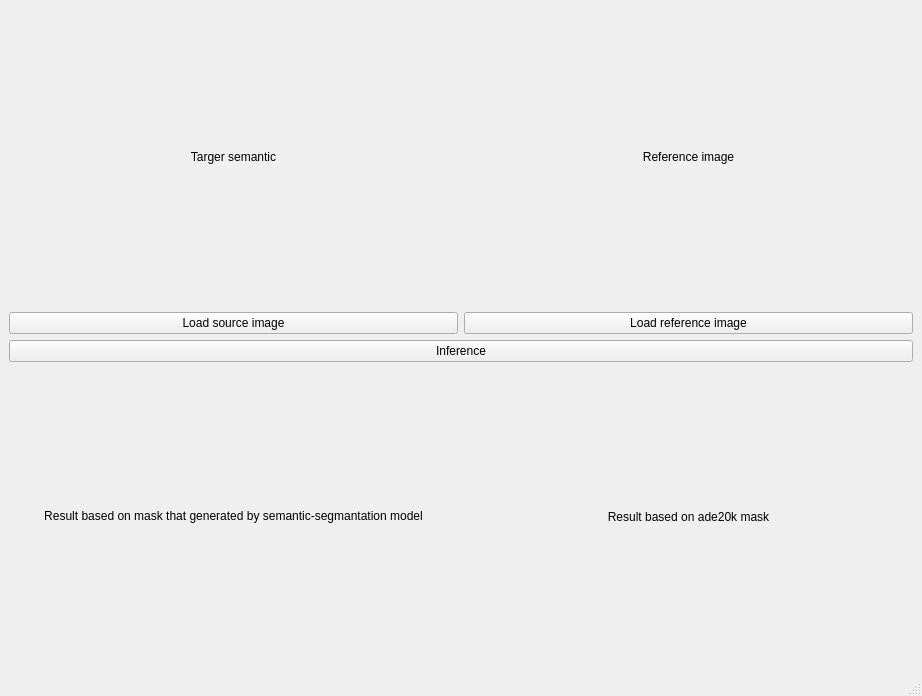
<?xml version="1.0" encoding="UTF-8"?>
<ui version="4.0">
 <class>MainWindow</class>
 <widget class="QMainWindow" name="MainWindow">
  <property name="geometry">
   <rect>
    <x>0</x>
    <y>0</y>
    <width>922</width>
    <height>696</height>
   </rect>
  </property>
  <property name="windowTitle">
   <string>CoCosNet Demo</string>
  </property>
  <widget class="QWidget" name="centralwidget">
   <layout class="QGridLayout" name="gridLayout">
    <item row="0" column="1">
     <widget class="QLabel" name="label_2">
      <property name="text">
       <string>&lt;html&gt;&lt;head/&gt;&lt;body&gt;&lt;p&gt;Reference image&lt;/p&gt;&lt;/body&gt;&lt;/html&gt;</string>
      </property>
      <property name="alignment">
       <set>Qt::AlignCenter</set>
      </property>
     </widget>
    </item>
    <item row="1" column="0">
     <widget class="QPushButton" name="pushButton">
      <property name="text">
       <string>Load source image</string>
      </property>
     </widget>
    </item>
    <item row="1" column="1">
     <widget class="QPushButton" name="pushButton_2">
      <property name="text">
       <string>Load reference image</string>
      </property>
     </widget>
    </item>
    <item row="0" column="0">
     <widget class="QLabel" name="label">
      <property name="text">
       <string>&lt;html&gt;&lt;head/&gt;&lt;body&gt;&lt;p&gt;Targer semantic&lt;/p&gt;&lt;/body&gt;&lt;/html&gt;</string>
      </property>
      <property name="alignment">
       <set>Qt::AlignCenter</set>
      </property>
      <property name="wordWrap">
       <bool>true</bool>
      </property>
     </widget>
    </item>
    <item row="3" column="0">
     <widget class="QLabel" name="label_3">
      <property name="text">
       <string>&lt;html&gt;&lt;head/&gt;&lt;body&gt;&lt;p&gt;Result based on mask that generated by semantic-segmantation model&lt;/p&gt;&lt;/body&gt;&lt;/html&gt;</string>
      </property>
      <property name="scaledContents">
       <bool>false</bool>
      </property>
      <property name="alignment">
       <set>Qt::AlignCenter</set>
      </property>
      <property name="wordWrap">
       <bool>true</bool>
      </property>
     </widget>
    </item>
    <item row="2" column="0" colspan="2">
     <widget class="QPushButton" name="pushButton_3">
      <property name="text">
       <string>Inference</string>
      </property>
     </widget>
    </item>
    <item row="3" column="1">
     <widget class="QLabel" name="label_4">
      <property name="text">
       <string>Result based on ade20k mask</string>
      </property>
      <property name="alignment">
       <set>Qt::AlignCenter</set>
      </property>
     </widget>
    </item>
   </layout>
  </widget>
  <widget class="QMenuBar" name="menubar">
   <property name="geometry">
    <rect>
     <x>0</x>
     <y>0</y>
     <width>922</width>
     <height>22</height>
    </rect>
   </property>
  </widget>
  <widget class="QStatusBar" name="statusbar"/>
 </widget>
 <resources/>
 <connections/>
</ui>
